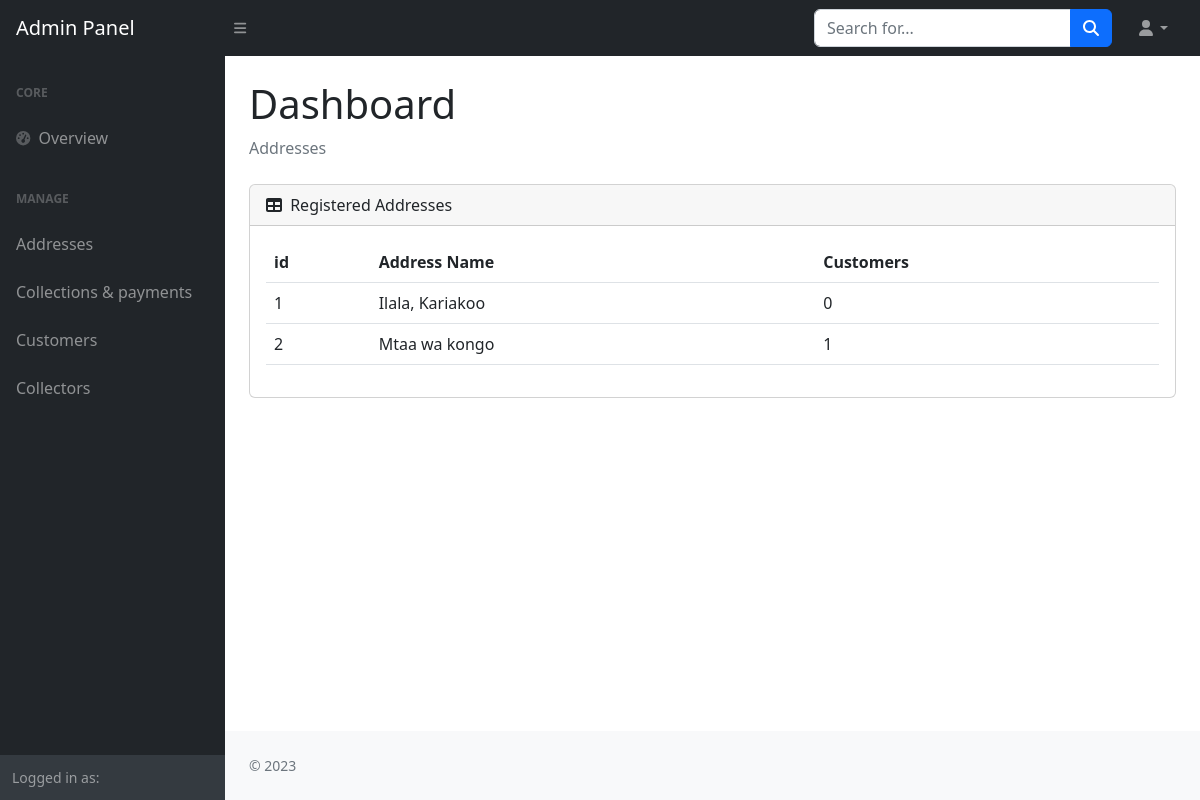
Screenshot of /addresses/ with the database file from the repository.
### wms_app/models.py (models this page shows, shortened)
class Area(models.Model):
    name = models.CharField(max_length=100)

### wms_app/views.py (the view)
# urls.py: path('addresses/', address_view, name='addresses'),
def address_view(request):
    areas = Area.objects.all()
    area_data = []
    for area in areas:
        customers_count = Customer.objects.filter(address=area.id, role='1').count()
        area_data.append({'area': area, 'customer_count': customers_count})
    return render(request, 'dashboard/address.html', {'area_data': area_data})

### templates/dashboard/address.html (shortened to what this page needs)
{% extends 'dashboard/base.html' %}
{% load static %}
{% block body %}
<body class="sb-nav-fixed">
    <nav class="sb-topnav navbar navbar-expand navbar-dark bg-dark">
        <a class="navbar-brand ps-3" href="index.html">Admin Panel</a>
        <button class="btn btn-link btn-sm order-1 order-lg-0 me-4 me-lg-0" id="sidebarToggle" href="#!"><i class="fas fa-bars"></i></button>
        <form class="d-none d-md-inline-block form-inline ms-auto me-0 me-md-3 my-2 my-md-0">
            <div class="input-group">
                <input class="form-control" type="text" placeholder="Search for..." aria-label="Search for..." aria-describedby="btnNavbarSearch" />
                <button class="btn btn-primary" id="btnNavbarSearch" type="button"><i class="fas fa-search"></i></button>
            </div>
        </form>
        <ul class="navbar-nav ms-auto ms-md-0 me-3 me-lg-4">
            <li class="nav-item dropdown">
                <a class="nav-link dropdown-toggle" id="navbarDropdown" href="#" role="button" data-bs-toggle="dropdown" aria-expanded="false"><i class="fas fa-user fa-fw"></i></a>
            </li>
        </ul>
    </nav>
    <div id="layoutSidenav">
        {% include "dashboard/admin_side_panel.html" %}
        <div id="layoutSidenav_content">
            <main>
                <div class="container-fluid px-4">
                    <h1 class="mt-4">Dashboard</h1>
                    <ol class="breadcrumb mb-4">
                        <li class="breadcrumb-item active">Addresses</li>
                    </ol>
                    <div class="card mb-4">
                        <div class="card-header">
                            <i class="fas fa-table me-1"></i>
                            Registered Addresses
                        </div>
                        <div class="card-body">
                            <table id="" class='table'>
                                <thead>
                                    <tr>
                                        <th>id</th>
                                        <th>Address Name</th>
                                        <th>Customers</th>
                                    </tr>
                                </thead>
                                <tbody>
                                    {% for data in area_data %}
                                        <tr>
                                        <td>{{ data.area.id }}</td>
                                        <td>{{ data.area.name }}</td>
                                        <td>{{ data.customer_count }}</td>
                                        </tr>
                                    {% endfor %}
                                </tbody>
                            </table>
                        </div>
                    </div>
                </div>
            </main>
            <footer class="py-4 bg-light mt-auto">
                <div class="container-fluid px-4">
                    <div class="d-flex align-items-center justify-content-between small">
                        <div class="text-muted">&copy; 2023</div>
                    </div>
                </div>
            </footer>
        </div>
    </div>
</body>
{% endblock body %}

### rows the page displays
Area: area.id "1", area.name "Ilala, Kariakoo", customer_count "0"
Area: area.id "2", area.name "Mtaa wa kongo", customer_count "1"
